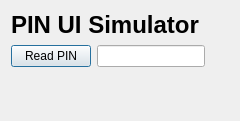
<?xml version="1.0" encoding="UTF-8"?>
<ui version="4.0">
 <class>pinreader</class>
 <widget class="QDialog" name="pinreader">
  <property name="geometry">
   <rect>
    <x>0</x>
    <y>0</y>
    <width>240</width>
    <height>121</height>
   </rect>
  </property>
  <property name="windowTitle">
   <string>Dialog</string>
  </property>
  <layout class="QHBoxLayout" name="horizontalLayout_2">
   <item>
    <layout class="QFormLayout" name="formLayout">
     <item row="0" column="0">
      <widget class="QLabel" name="label">
       <property name="font">
        <font>
         <pointsize>18</pointsize>
         <bold>true</bold>
        </font>
       </property>
       <property name="text">
        <string>PIN UI Simulator</string>
       </property>
      </widget>
     </item>
     <item row="1" column="0">
      <layout class="QHBoxLayout" name="horizontalLayout">
       <item>
        <widget class="QPushButton" name="pushButton">
         <property name="text">
          <string>Read PIN</string>
         </property>
        </widget>
       </item>
       <item>
        <widget class="QLineEdit" name="lineEdit"/>
       </item>
      </layout>
     </item>
    </layout>
   </item>
  </layout>
 </widget>
 <resources/>
 <connections/>
</ui>
